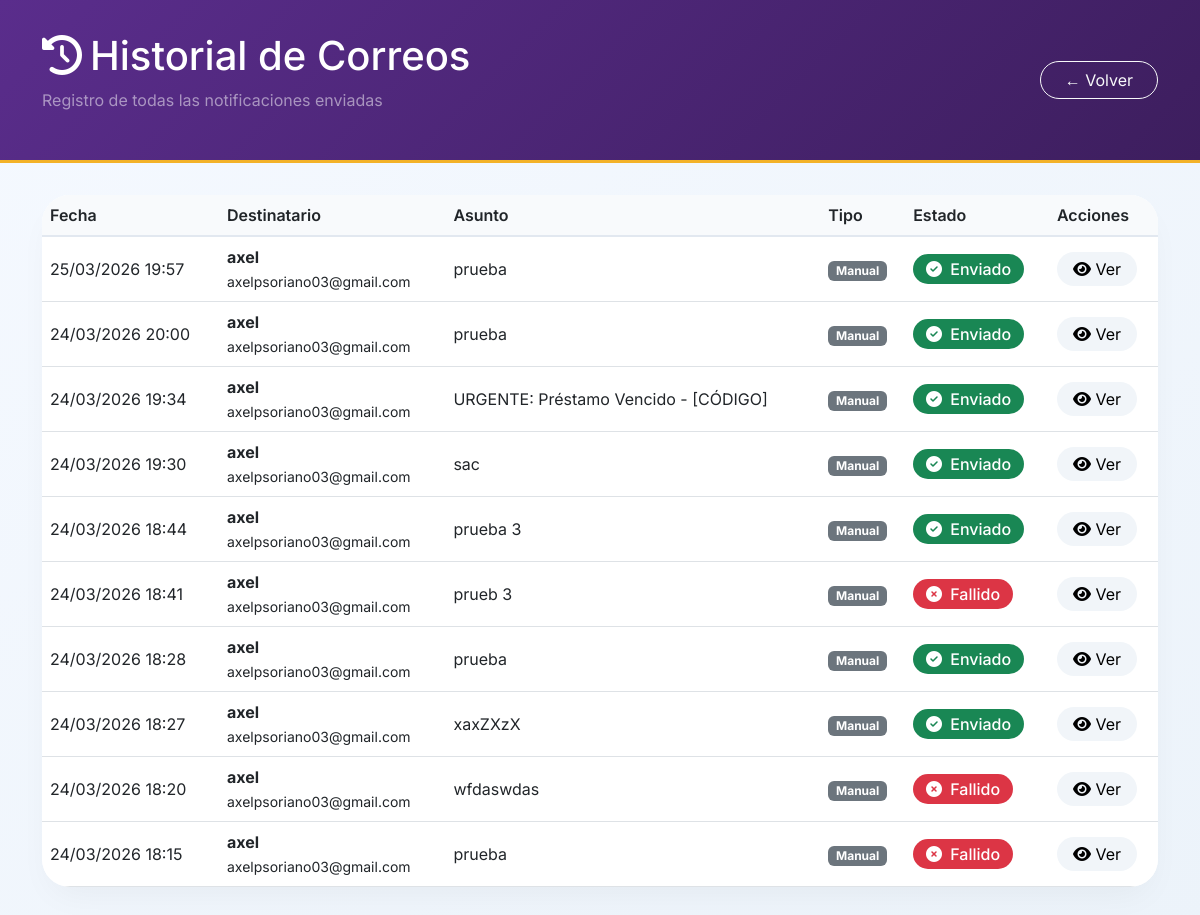
The app's page /modules/correos/historial.php (signed in) with its own data.
### tables this page shows
CREATE TABLE `correos_enviados` (
  `id` int(11) NOT NULL AUTO_INCREMENT,
  `persona_id` int(11) NOT NULL,
  `asignacion_id` int(11) DEFAULT NULL,
  `componente_id` int(11) DEFAULT NULL,
  `tipo_motivo` varchar(50) NOT NULL COMMENT 'vencido, por_vencer, danado, manual, recordatorio',
  `asunto` varchar(500) NOT NULL,
  `mensaje` text NOT NULL,
  `email_destino` varchar(255) NOT NULL,
  `email_enviado` tinyint(1) DEFAULT 0 COMMENT '1=enviado, 0=fallido/no enviado',
  `error_email` text DEFAULT NULL COMMENT 'Mensaje de error si falló el envío',
  `usuario_id` int(11) NOT NULL COMMENT 'Usuario que envió el correo',
  `created_at` timestamp NOT NULL DEFAULT current_timestamp(),
  PRIMARY KEY (`id`),
  KEY `usuario_id` (`usuario_id`),
  KEY `idx_persona` (`persona_id`),
  KEY `idx_asignacion` (`asignacion_id`),
  KEY `idx_componente` (`componente_id`),
  KEY `idx_tipo_motivo` (`tipo_motivo`),
  KEY `idx_email_enviado` (`email_enviado`),
  KEY `idx_created_at` (`created_at`),
  CONSTRAINT `correos_enviados_ibfk_1` FOREIGN KEY (`persona_id`) REFERENCES `personas` (`id`) ON DELETE CASCADE,
  CONSTRAINT `correos_enviados_ibfk_2` FOREIGN KEY (`asignacion_id`) REFERENCES `asignaciones` (`id`) ON DELETE SET NULL,
  CONSTRAINT `correos_enviados_ibfk_3` FOREIGN KEY (`componente_id`) REFERENCES `componentes` (`id`) ON DELETE SET NULL,
  CONSTRAINT `correos_enviados_ibfk_4` FOREIGN KEY (`usuario_id`) REFERENCES `usuarios` (`id`) ON DELETE CASCADE
);

CREATE TABLE `personas` (
  `id` int(11) NOT NULL AUTO_INCREMENT,
  `cedula` varchar(20) NOT NULL,
  `nombres` varchar(100) NOT NULL,
  `correo` varchar(100) DEFAULT NULL,
  `cargo` varchar(100) DEFAULT NULL,
  `telefono` varchar(20) DEFAULT NULL,
  `observaciones` text DEFAULT NULL,
  `fecha_registro` timestamp NOT NULL DEFAULT current_timestamp(),
  `tipo` enum('persona','salon','biblioteca','laboratorio') DEFAULT 'persona',
  `codigo_ubicacion` varchar(20) DEFAULT NULL,
  `activo` tinyint(1) NOT NULL DEFAULT 1,
  `fecha_eliminacion` datetime DEFAULT NULL,
  PRIMARY KEY (`id`),
  UNIQUE KEY `cedula` (`cedula`)
);

### modules/correos/historial.php (the view, shortened to what this page needs)
<?php
require_once '../../config/database.php';
$correos = [];
$tabla_existe = $conn->query("SHOW TABLES LIKE 'correos_enviados'")->num_rows > 0;
if ($tabla_existe) {
    $sql = "SELECT c.*, p.nombres, p.correo as persona_email
            FROM correos_enviados c
            LEFT JOIN personas p ON c.persona_id = p.id
            ORDER BY c.created_at DESC LIMIT 100";
    $result = $conn->query($sql);
    if ($result) $correos = $result->fetch_all(MYSQLI_ASSOC);
}
?>
<!DOCTYPE html>
<html lang="es">
<head>
    <link href="https://cdn.jsdelivr.net/npm/bootstrap@5.3.0/dist/css/bootstrap.min.css" rel="stylesheet">
    <link href="https://cdnjs.cloudflare.com/ajax/libs/font-awesome/6.4.0/css/all.min.css" rel="stylesheet">
</head>
<body>
<div class="page-header">
    <div class="container">
        <div class="d-flex justify-content-between align-items-center">
            <div>
                <h1 class="text-white mb-0"><i class="fas fa-history me-2"></i>Historial de Correos</h1>
                <p class="text-white-50 mt-2">Registro de todas las notificaciones enviadas</p>
            </div>
            <a href="listar.php" class="btn btn-outline-light rounded-pill px-4">← Volver</a>
        </div>
    </div>
</div>
<div class="container pb-5">
    <?php if (!$tabla_existe): ?>
        <div class="alert alert-warning rounded-4 shadow-sm">
            <i class="fas fa-info-circle me-2"></i> La tabla de historial aún no existe. Los registros se guardarán automáticamente cuando envíes correos.
        </div>
    <?php else: ?>
        <div class="table-modern">
            <table class="table align-middle mb-0">
                <thead>
                    <tr><th>Fecha</th><th>Destinatario</th><th>Asunto</th><th>Tipo</th><th>Estado</th><th>Acciones</th> </thead>
                <tbody>
                    <?php foreach ($correos as $c): ?>
                    <tr>
                        <td><?= date('d/m/Y H:i', strtotime($c['created_at'])) ?></td>
                        <td><strong><?= htmlspecialchars($c['nombres'] ?? '—') ?></strong><br><small><?= htmlspecialchars($c['persona_email']) ?></small></td>
                        <td><?= htmlspecialchars($c['asunto']) ?></td>
                        <td>
                            <?php
                            $tipos = ['vencido'=>'Vencido','por_vencer'=>'Por vencer','danado'=>'Dañado','manual'=>'Manual'];
                            $tipo = $tipos[$c['tipo_motivo']] ?? $c['tipo_motivo'];
                            echo "<span class='badge bg-secondary'>{$tipo}</span>";
                            ?>
                        </td>
                        <td>
                            <?php if ($c['email_enviado']): ?>
                                <span class="badge-estado bg-success text-white"><i class="fas fa-check-circle me-1"></i> Enviado</span>
                            <?php else: ?>
                                <span class="badge-estado bg-danger text-white"><i class="fas fa-times-circle me-1"></i> Fallido</span>
                            <?php endif; ?>
                        </td>
                        <td>
                            <button class="btn-view" onclick="verDetalle(<?= htmlspecialchars(json_encode($c)) ?>)"><i class="fas fa-eye"></i> Ver</button>
                        </td>
                    </tr>
                    <?php endforeach; ?>
                </tbody>
            </table>
        </div>
    <?php endif; ?>
</div>
</body>
</html>

### modules/correos/historial.php (style rules this page uses)
body { background: linear-gradient(145deg, #f5f9ff 0%, #ecf3fa 100%); font-family: 'Inter', sans-serif; }
.page-header { background: linear-gradient(135deg, #5a2d8c, #3d1e5e); padding: 2rem 0; margin-bottom: 2rem; border-bottom: 3px solid #f3b229; }
.table-modern { background: white; border-radius: 28px; overflow: hidden; box-shadow: 0 15px 35px -10px rgba(0,0,0,0.05); }
.table-modern th { background: #f8fafc; font-weight: 600; border-bottom: 2px solid #e2e8f0; }
.badge-estado { padding: 0.3rem 0.8rem; border-radius: 40px; font-weight: 500; }
.btn-view { background: #f1f5f9; border: none; border-radius: 40px; padding: 0.3rem 1rem; }

### records on screen
correos_enviados: created_at "25/03/2026 19:57", persona.nombres "axel", persona.correo "axelpsoriano03@gmail.com", asunto "prueba", tipo_motivo "Manual", email_enviado 1 (drawn)
correos_enviados: created_at "24/03/2026 20:00", persona.nombres "axel", persona.correo "axelpsoriano03@gmail.com", asunto "prueba", tipo_motivo "Manual", email_enviado 1 (drawn)
correos_enviados: created_at "24/03/2026 19:34", persona.nombres "axel", persona.correo "axelpsoriano03@gmail.com", asunto "URGENTE: Préstamo Vencido - [CÓDIGO]", tipo_motivo "Manual", email_enviado 1 (drawn)
correos_enviados: created_at "24/03/2026 19:30", persona.nombres "axel", persona.correo "axelpsoriano03@gmail.com", asunto "sac", tipo_motivo "Manual", email_enviado 1 (drawn)
correos_enviados: created_at "24/03/2026 18:44", persona.nombres "axel", persona.correo "axelpsoriano03@gmail.com", asunto "prueba 3", tipo_motivo "Manual", email_enviado 1 (drawn)
correos_enviados: created_at "24/03/2026 18:41", persona.nombres "axel", persona.correo "axelpsoriano03@gmail.com", asunto "prueb 3", tipo_motivo "Manual", email_enviado 0 (drawn)
correos_enviados: created_at "24/03/2026 18:28", persona.nombres "axel", persona.correo "axelpsoriano03@gmail.com", asunto "prueba", tipo_motivo "Manual", email_enviado 1 (drawn)
correos_enviados: created_at "24/03/2026 18:27", persona.nombres "axel", persona.correo "axelpsoriano03@gmail.com", asunto "xaxZXzX", tipo_motivo "Manual", email_enviado 1 (drawn)
correos_enviados: created_at "24/03/2026 18:20", persona.nombres "axel", persona.correo "axelpsoriano03@gmail.com", asunto "wfdaswdas", tipo_motivo "Manual", email_enviado 0 (drawn)
correos_enviados: created_at "24/03/2026 18:15", persona.nombres "axel", persona.correo "axelpsoriano03@gmail.com", asunto "prueba", tipo_motivo "Manual", email_enviado 0 (drawn)
